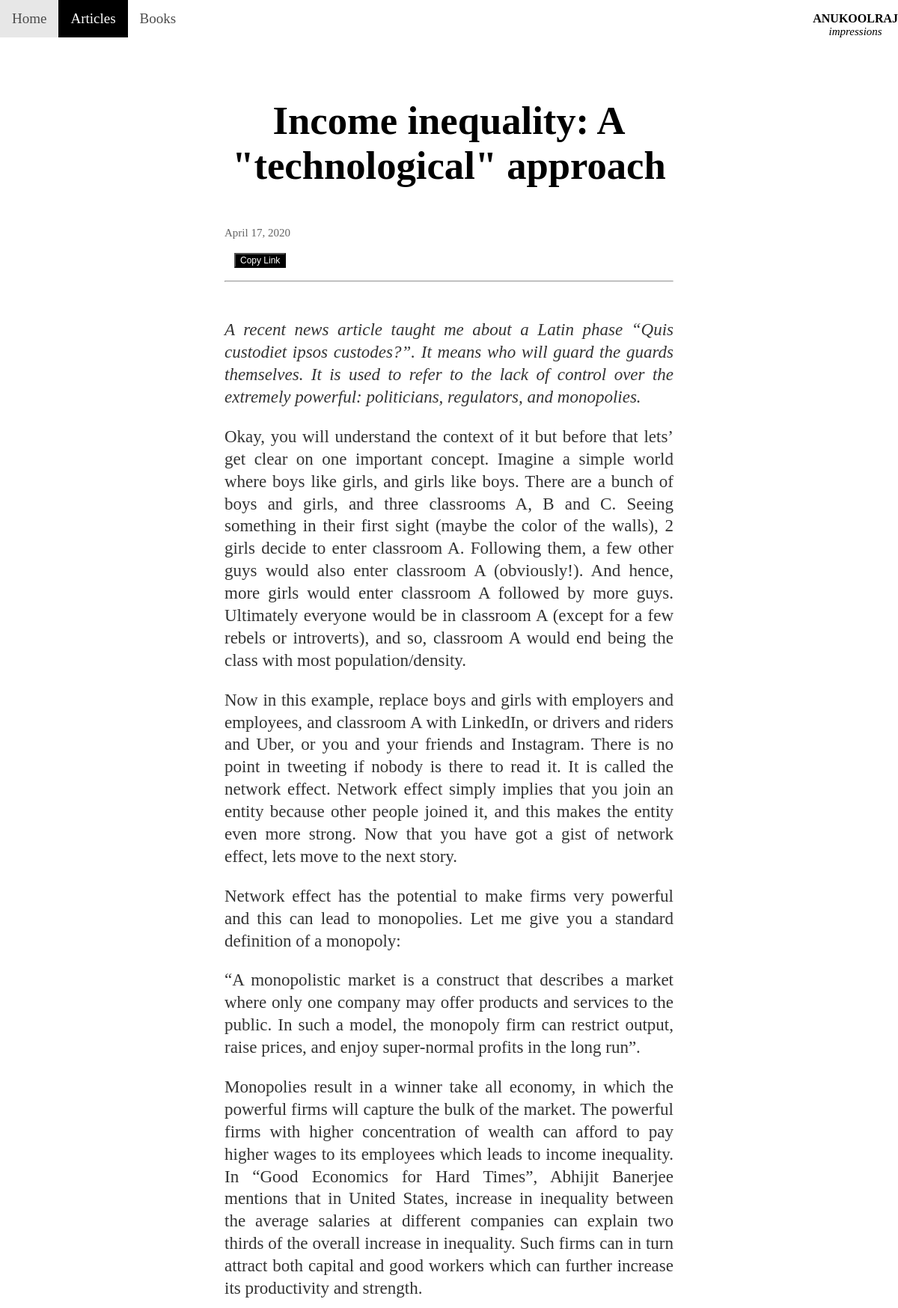
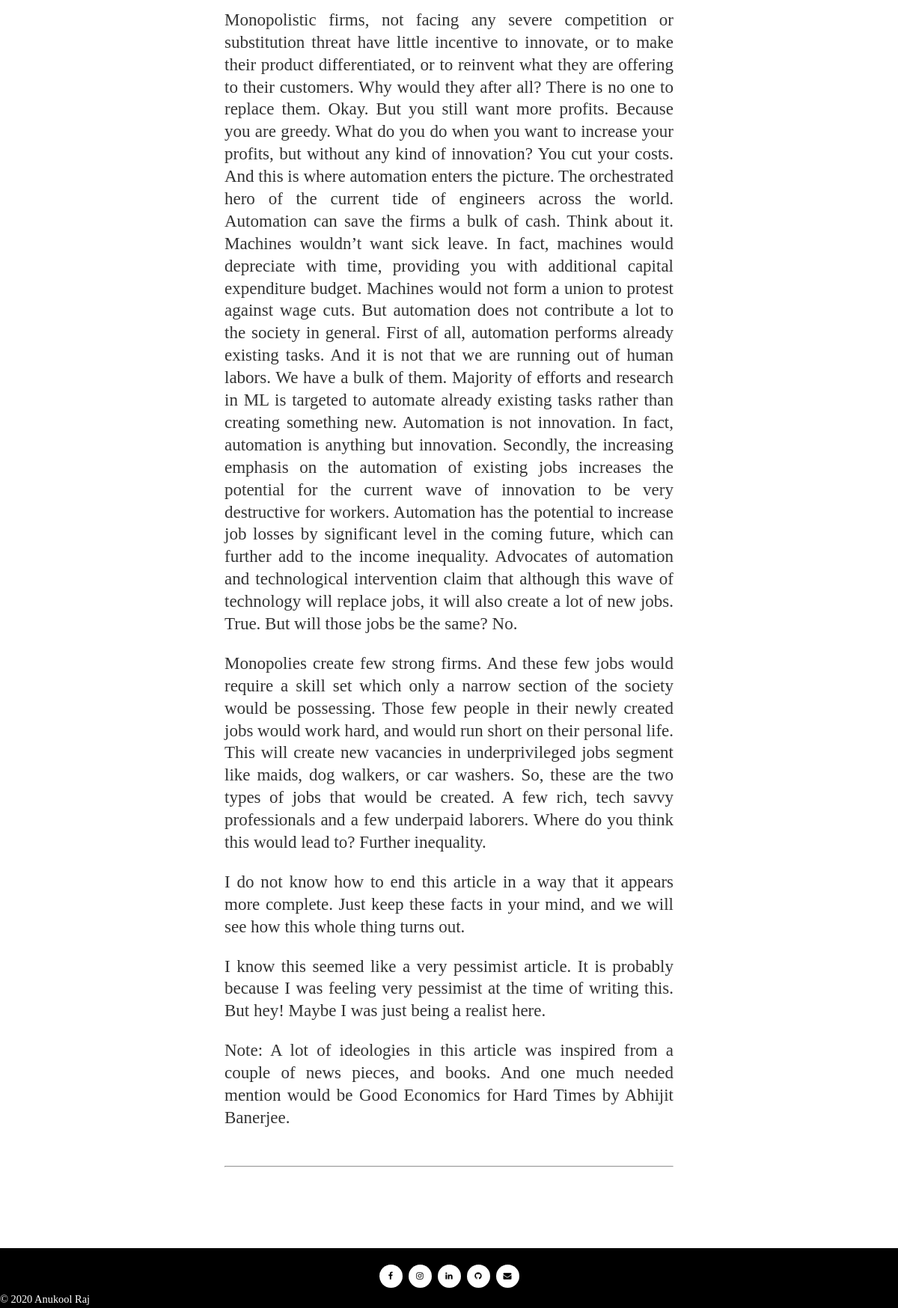
/articles/1, run on the app's committed database (2 pictures, top to bottom).
### intro/models.py (models this page shows, shortened)
class Article(models.Model):
    article_no = models.IntegerField(primary_key = True)
    title = models.TextField()
    tag = models.CharField(max_length=200)
    articletext = HTMLField(null=True, blank=True)
    date = models.DateField(null=True, blank=True)
    pinned = models.IntegerField(null=True, blank=True)
    class Meta:
        ordering = ['-date']

### intro/views.py (the view)
# urls.py: path("articles/<int:article_no>", views.readarticle, name="readarticle"),
def readarticle(request, article_no):
    article=Article.objects.get(article_no=article_no)
    return render(request, "intro/readarticle.html", {
        "article":article
    })

### intro/templates/intro/readarticle.html (shortened to what this page needs)
{% extends "intro/layout.html"%}
{% block body %}
    <div class="box">
        <br>
        <div class="head1">
            <h3>{{article.title}}</h3>
        </div>
        <p class="date">{{article.date}}</p>
        <div class="fb-share-button"
        data-href="{% url 'readarticle' article.article_no %}"
        data-layout="button">
        </div>
        <div class="in-share">
        </div>
        <div class="copy-link">
            <button id = "copy" onclick="myFunction()">Copy Link</button>
        </div>
        <hr>
        <br>
        <div class="description">
            {{article.articletext|safe}}
        </div>
        <br>
        <hr>
        <br>
    </div>
    <br>
    <br>
{% endblock %}

### intro/templates/intro/layout.html (style rules this page uses)
body { font-family: 'georgia', serif; height: 100vh; margin:0; display:flex; flex-direction:column; text-align: justify; }
.box { width: 50%; margin: auto; padding: 10px; }
.head1 { font-size: 2.5em; text-align: center; }
.date { font-size: 0.9375em; opacity: 60%; }
.description { color: black; font-size: 1.4375em; opacity: 80%; line-height: 1.3; }

### intro/templates/intro/readarticle.html (style rules this page uses)
.head1 { font-size: 2.8125em; word-wrap: break-word; }
.fb-share-button { padding: 3px; }
.in-share { padding: 3px; display: inline-block; }
.copy-link { padding: 3px; display: inline-block; position: relative; top: -6px; }
#copy { color: white; background-color: black; font-size: 0.75em; outline: none; }

### data on the page
Article: title "Income inequality: A \"technological\" approach", date "April 17, 2020", articletext "A recent news article taught me about a Latin phase “Quis custodiet ipsos custodes?”. It means who will guard the guards themselves. It is used to refer to the lack of control over the extremely powerful: politicians, regulators, and monopolies. Okay, you will understand the context of it but before that lets’ get clear on one important concept. Imagine a simple world where boys like girls, and girls like boys. There are a bunch of boys and girls, and three classrooms A, B and C. Seeing something in their first sight (maybe the color of the walls), 2 girls decide to enter classroom A. Following them, a few other guys would also enter classroom A (obviously!). And hence, more girls would…"
